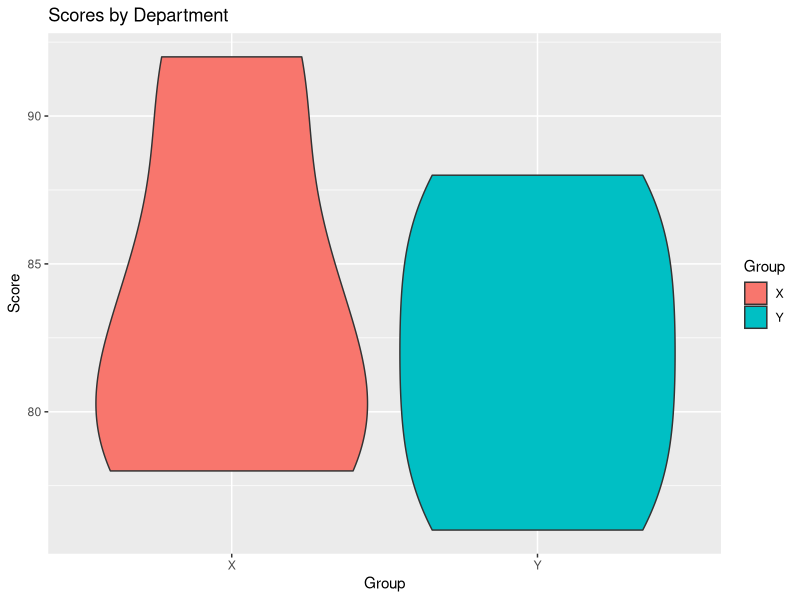

This chart was generated by the following R code:
setwd("C:/Users/Dell/OneDrive/Desktop/R Programming")
getwd()
data=read.csv("Experiment8.csv")
data
library(ggplot2)
ggplot(data,aes(x=Group,y=Score,fill=Group))+
  geom_violin()+
  labs(title="Scores by Department",x="Group",y="Score")